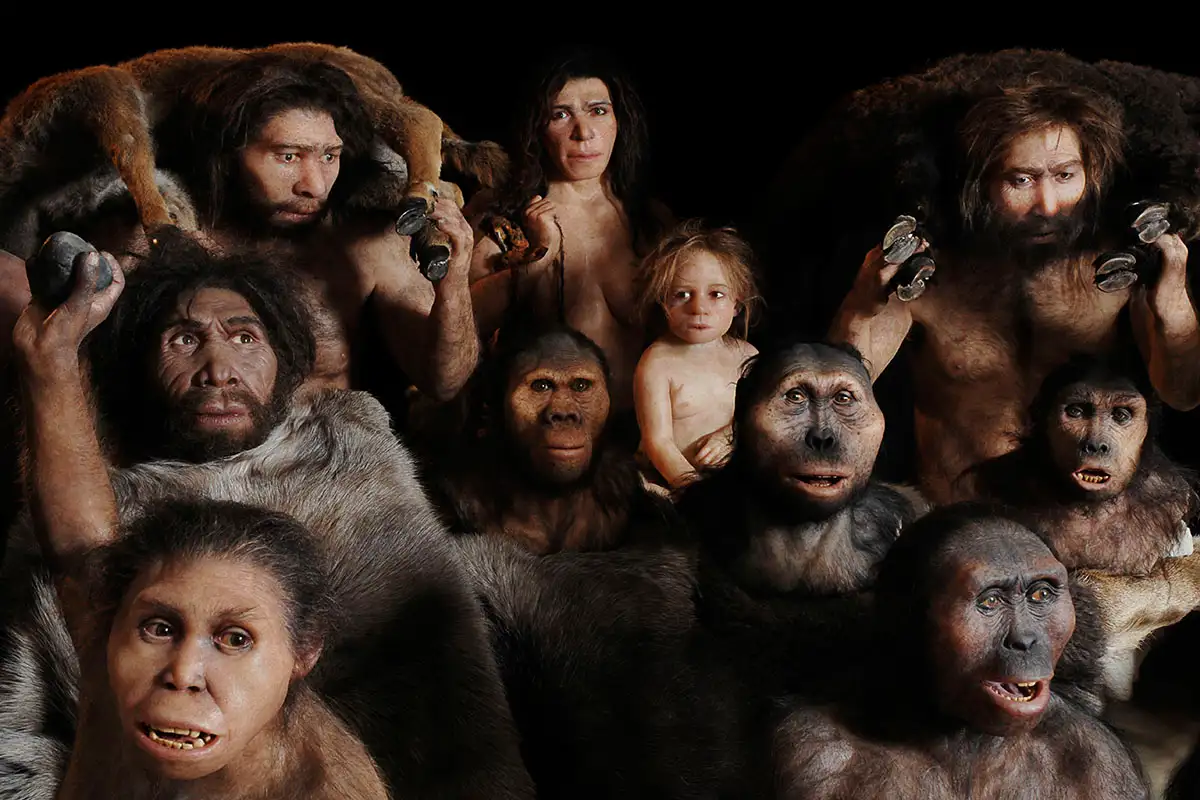
#> input picture humans.webp, 1200 x 800 px
$ python 12.py
#> lines starting #> are read from the running program, lines starting #| are printed output that depends on the picture; after the words box and inside, x2 and y2 are one past the last pixel; in counts of white or black regions, pixels touching at a corner belong together
import cv2

face_cascade = cv2.CascadeClassifier(
    cv2.data.haarcascades + 'haarcascade_frontalface_default.xml')

image = cv2.imread('humans.webp')
#> image is the input picture: shape (800, 1200, 3); mean B, G, R 31.3, 38.7, 51.7

if image is None:
    print("Error: Unable to read the image.")
else:
    gray_image = cv2.cvtColor(image, cv2.COLOR_BGR2GRAY)
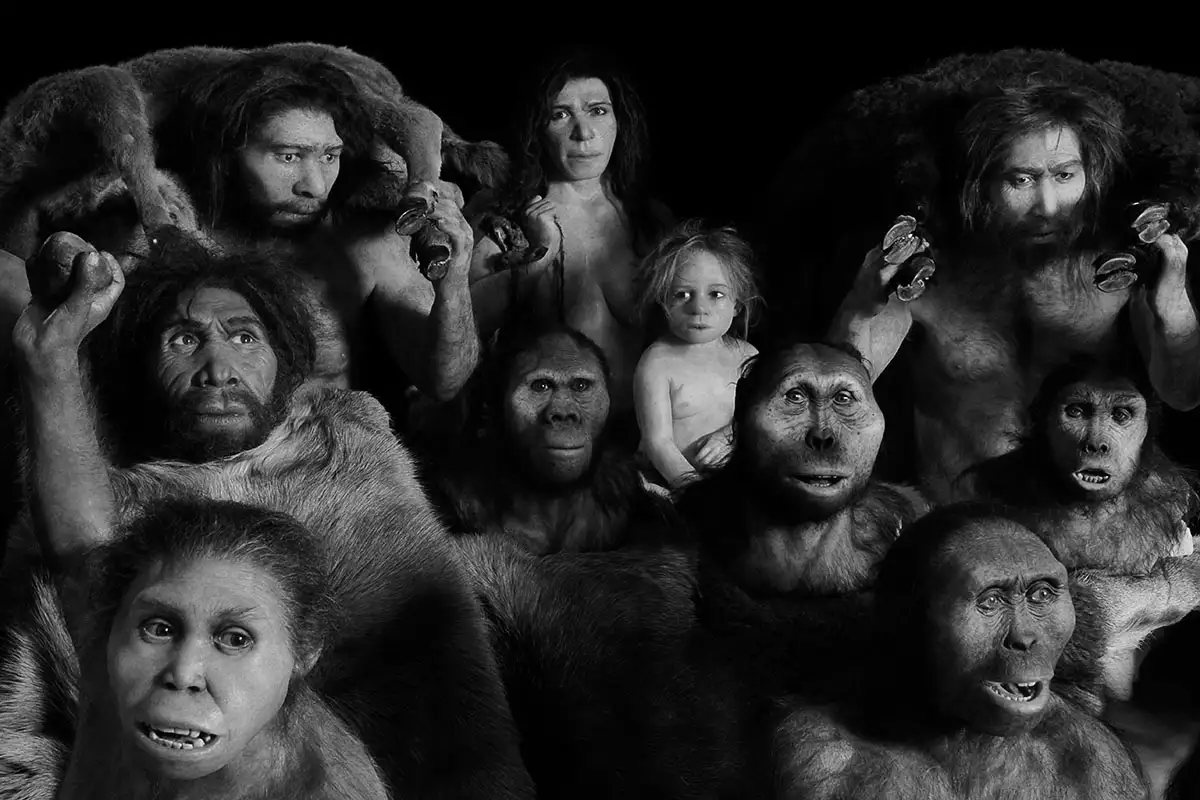
#> gray_image: shape (800, 1200); min 0, max 255, mean 41.7

    faces = face_cascade.detectMultiScale(
        gray_image, scaleFactor=1.1, minNeighbors=3, minSize=(30, 30))
#> faces = 14 rows, first 6: [1029, 268, 50, 50], [656, 260, 88, 88], [38, 384, 57, 57], [45, 433, 57, 57], [922, 447, 67, 67], [533, 77, 92, 92]

    for (x, y, w, h) in faces:
        cv2.rectangle(image, (x, y), (x+w, y+h), (0, 0, 255), 2)
#> this loop made 14 passes
#> (x, y, w, h) on passes 1 to 12: (1029, 268, 50, 50), (656, 260, 88, 88), (38, 384, 57, 57), (45, 433, 57, 57), (922, 447, 67, 67), (533, 77, 92, 92), (250, 113, 108, 108), (142, 278, 144, 144), (510, 347, 105, 105), (1041, 370, 111, 111), (981, 130, 121, 121), (746, 342, 149, 149)
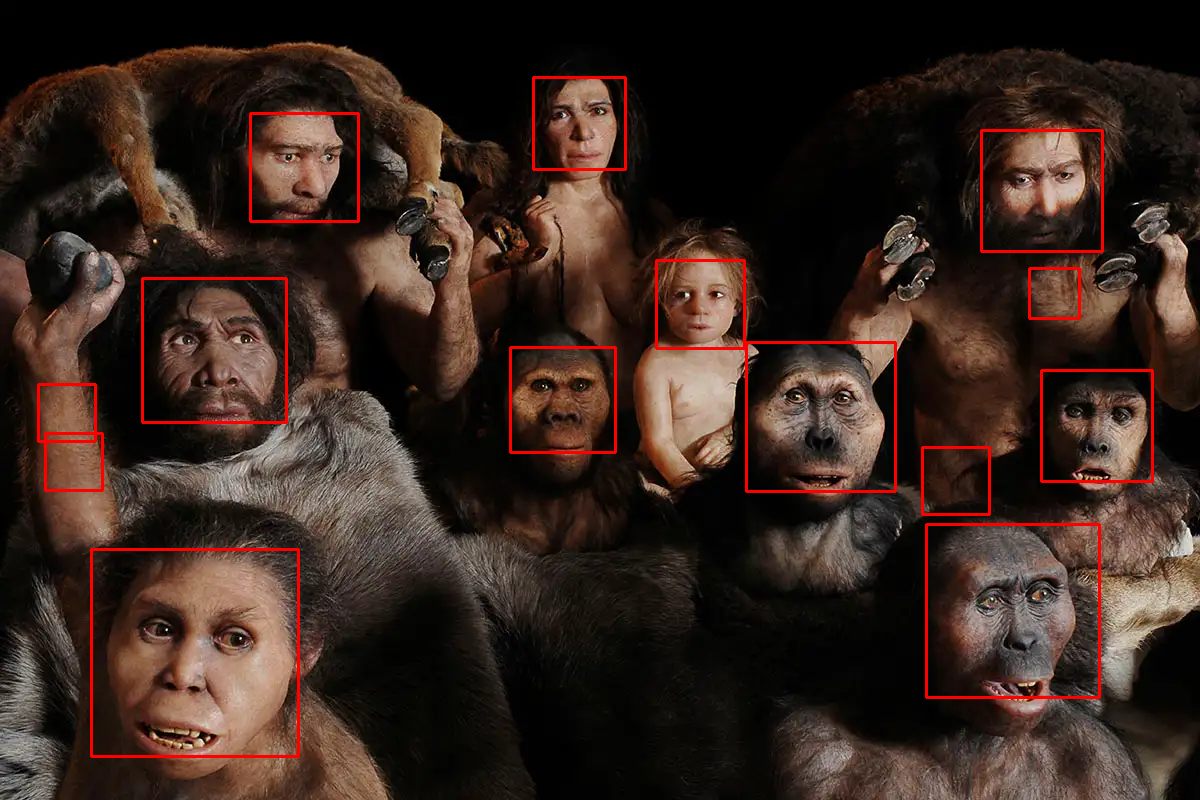
#> image: shape (800, 1200, 3); 1.9% of pixels changed, all inside (x1, y1, x2, y2) = (37, 76, 1154, 758)

    cv2.imshow('Detected Faces', image)

    cv2.waitKey(0)
    cv2.destroyAllWindows()

$ run again, with img.webp copied over humans.webp
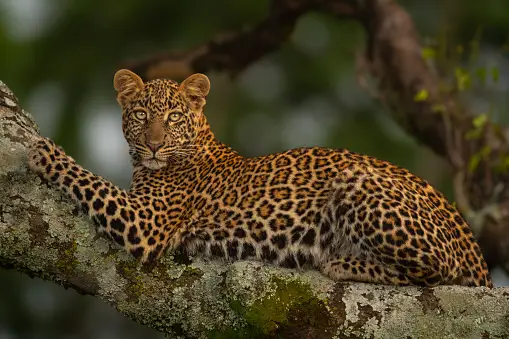
#> input picture img.webp, 509 x 339 px
#> image is the input picture: shape (339, 509, 3); mean B, G, R 37.7, 63.5, 73.8
#> `gray_image = cv2.cvtColor(image, cv2.COLOR_BGR2GRAY)`:
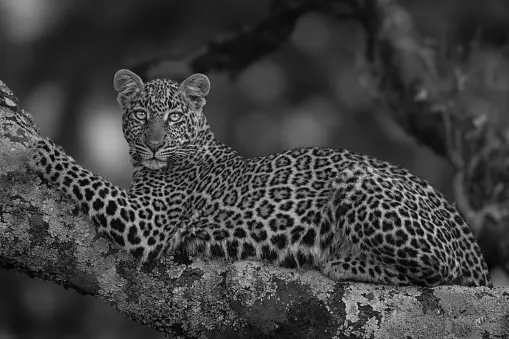
#> gray_image: shape (339, 509); min 0, max 242, mean 63.6
#> faces = ()
